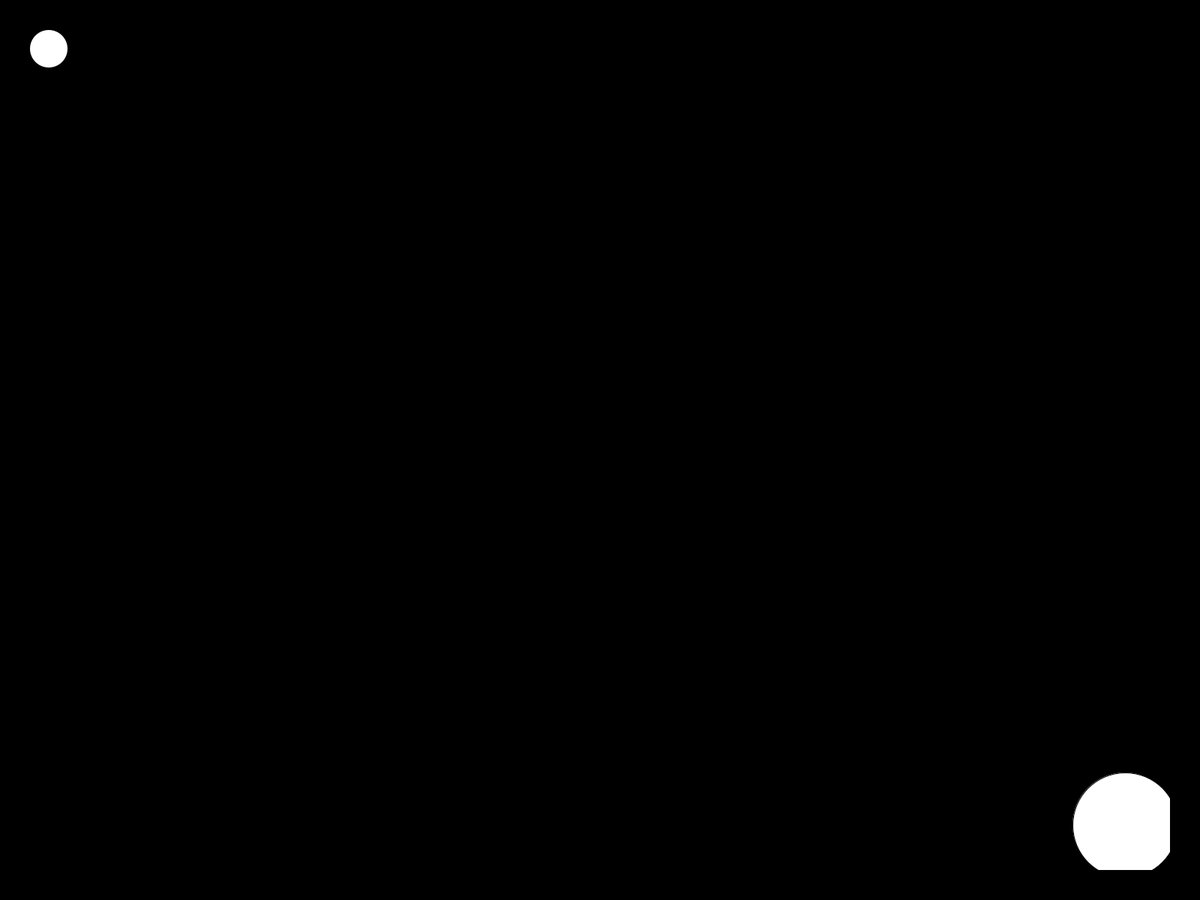
Frame 1 (no input)
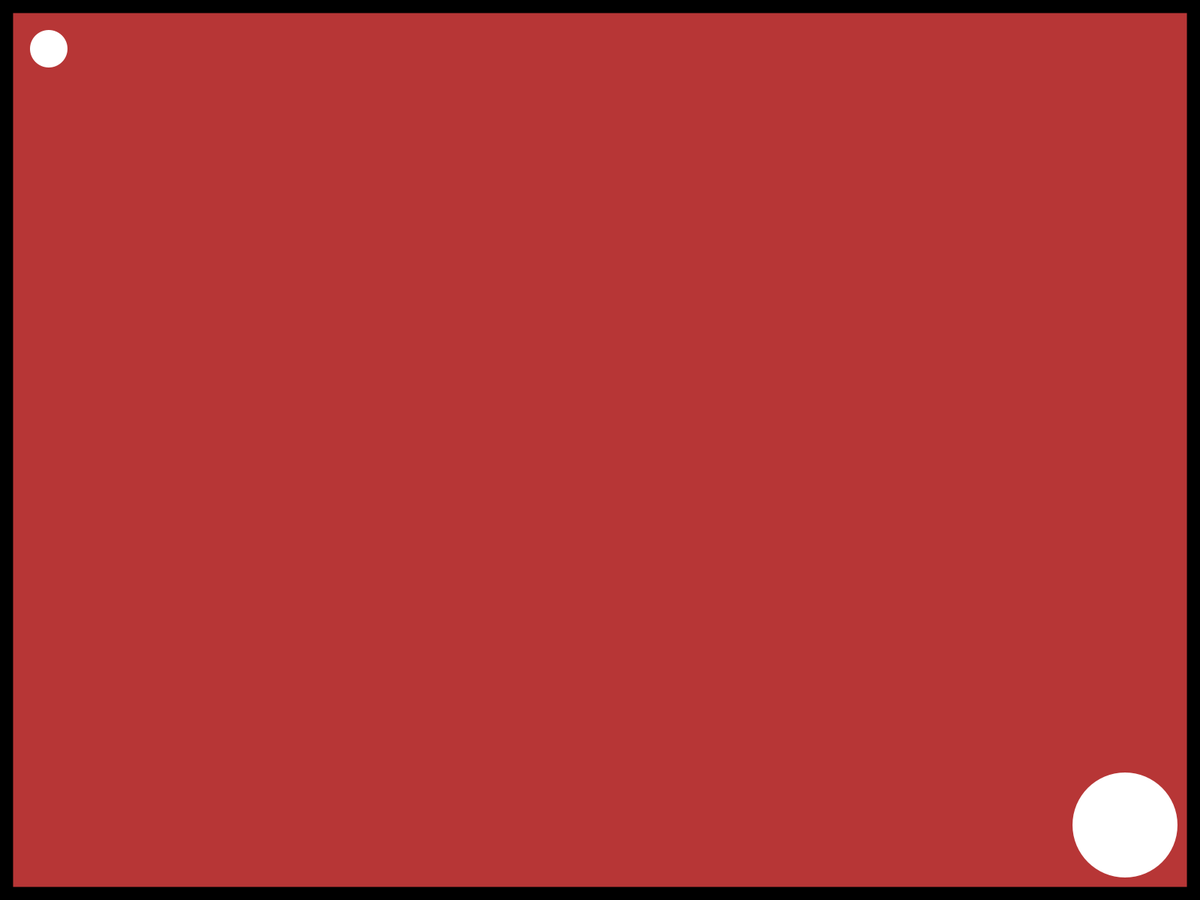
Frame 60 (the mouse pressed at the canvas centre just before this capture)
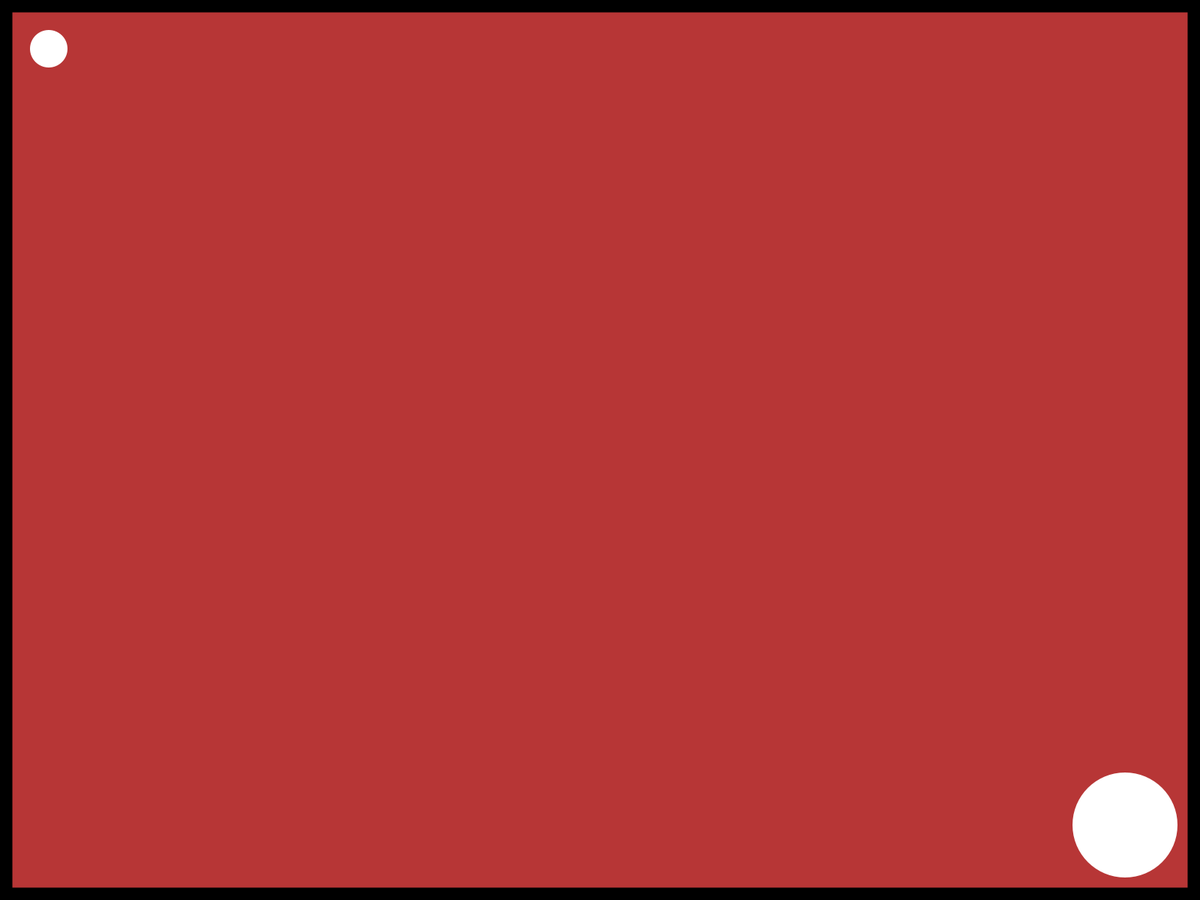
Frame 120 (the mouse held since frame 60 and released just before this capture)

The Processing sketch that drew these frames (run headless with seeded random() and noise(); from frame 60 on, the mouse is pressed at the canvas centre):

// Processing sketch: U2_UnitProject_MaxP
// ── U2_UnitProject_MaxP.pde
float x = width/2;
float y = height/2;
float wallWidth = 40;
int level = 1;
int gravityMode;
// gravity 0 : no gravity
// gravity 1 : downwards gravity
float gravY;
float gravX;
float R;
float G;
float B;
float C = 255;
boolean isSafe;
boolean locked1 = true;
boolean locked2 = true;


void setup()
{
  fullScreen();
}

void draw()
{
  background (R, G, B);
  levels();
  gameOver();
  walls();
  wallEffects();
  controls();
  gravity();
  fill (255);
  noStroke();
  ellipse (x, y, 50, 50);
}

void wallEffects()
{
  if (wallWidth <= 15)
  {
    wallWidth += 2;
  }
  else if (wallWidth >= 25)
  {
    wallWidth -= 2;
  }
  else
  {
    wallWidth = wallWidth + (random(-1,+1)); 
  } 
}

void controls()
{
  {
    if (keyPressed == true)
    {
      if (keyCode == RIGHT)
      {
        x = x +10 + gravX;
      }      
      if (keyCode == LEFT)
      {
        x = x -10 - gravX;
      }    
      if (keyCode == UP)
      {
        y = y -10 - gravY;
      }  
      if (keyCode == DOWN)
      {
        y = y +10 + gravX;
      }  
    }
  }
}


void walls()
{  
  fill (C);
  //top wall
  rect (0,0, width, wallWidth);
  //left wall
  rect (0,0, wallWidth, height);
  //bottom wall
  rect (0,height -wallWidth, width, wallWidth);
  //right wall
  rect (width -wallWidth, 0, wallWidth, height);
  
  //top wall
  if (y -25 <= wallWidth)
  {
    y = wallWidth +25;
  }
  
  //left wall  
  if (x -25 <= wallWidth)
  {
    x = wallWidth +25;
  } 
  
  //bottom wall
  if (y + 25 >= height - wallWidth)
  {
    y = height - wallWidth -25;
  }
  
  //right wall
  if (x +25 >= width - wallWidth) 
  {
    x = width - wallWidth -25;
  }
}

void gravity()
{
 if (gravityMode == 0)
 {
   gravX = 0;
   gravY = 0;
 }
 else if (gravityMode == 1)
 {
   gravY = 8;
   gravX = 0; 
 }
 else if (gravityMode == 2)
 {
   gravY = -8;
   gravX = 0; 
 }
 else if (gravityMode == 3)
 {
   gravY = 0;
   gravX = 8;
 }
 else if (gravityMode == 4)
 {
   gravY = 0;
   gravX = -8;
 }
 
 y = y + gravY;
 x = x + gravX;
  
}


void levels()
{
  if (level == 1)
  {
    R = 183;
    G = 54;
    B = 54;
    C = 0;
    
    isSafe = true;
    
    float goalX = width - 100;
    float goalY = height - 100;
    ellipse (goalX, goalY, 140, 140);
    
    if (dist (x, y, goalX, goalY) <= 95 && mousePressed == true)
    {
      level = 2;
    }
  }  
  
  
  if (level == 2)
  {
    R = 200;
    G = 90;
    B = 0;
    C = 0;
    
    fill (225);
    rect (width -200, 400, 200 - wallWidth, 500 -wallWidth);
    rect (0, 400, width, 100);
    rect (0, 0, 190, 420);
    
    if (x >= width - 200 && y >= 400)
    {
      isSafe = true;
    }
    else if(y >= 400 && y <= 500)
    {
      isSafe = true;
    }
    else if (x <= 190 && y <= 500)
    {
      isSafe = true;
    }
    else
    {
      isSafe = false;
    }
     
     
    fill (C);
    float goalX = 100;
    float goalY = 100;
    ellipse (goalX, goalY, 140, 140);
    
    if (dist (x, y, goalX, goalY) <= 95 && mousePressed == true)
    {
      level = 3;
    }
  }
  
  
  if (level == 3)
  {
    R = 142;
    G = 44;
    B = 255;
    C = 245;
    
    
    fill (0);
    rect (0, 0, 190, 190);
    rect (0,0, width, 80);
    rect (width - 80, 0, 80, height);
    rect (400, 600, 180, 180);
    
    if (locked1 == true)
      {
        fill (random (0,255), random (0,255), random (0,255));
        ellipse (width - 50, height - 50, 30, 30);
        if (dist( x, y, width - 50, height - 50)<= 45)
      {
        locked1 = false;
      }
    }
    
    if (x <= 190 && y <= 190)
    {
      isSafe = true;
    }   
    else if (y <= 80)
    {
      isSafe = true;
    }
    else if (x >= width-80)
    {
      isSafe = true;
    }
    else if (x <= 580 && x >= 400 && y >= 600 & y <= 780)
    {
      isSafe = true;
    }
    else
    {
      isSafe = false;
    }
    if (locked1 == false)
    {
      rect (400, 80, 60, height- 200);
      if (x >= 400 & x <= 480 && y <= height - 200)
      {
        isSafe = true;
      }
    }

      
    fill (C);
    float goalX = 490;
    float goalY = 690;
    ellipse (goalX, goalY, 140, 140);
    
    if (dist (x, y, goalX, goalY) <= 95 && mousePressed == true)
    {
      level = 4;
    }
  }
  
  
  if (level == 4)
  {    
    R = 255;
    G = 104;
    B = 77;
    C = 25;
    
    gravityMode = 1;
    
    fill (225);
    rect (400, 500, 180, 380 + wallWidth);
    rect (580, 500, 80, 180);
    rect (640, 500, 60, 380 + wallWidth);
    rect (680, 680, 100, 200 + wallWidth);
    rect (760, 500, 180, 380 + wallWidth);
    rect (940, 500, 500, 320);
    rect (1000, 820, 60, 60 + wallWidth);
    rect (1120, 820, 60, 60 + wallWidth);
    rect (1240, 820, 60, 60 + wallWidth);
    rect (1360, 320, 60 + wallWidth, 560 + wallWidth);
    rect (400, 320, 960 + wallWidth, 180);
    rect (400, wallWidth, 760, 320);
    rect (0, 280, 400, 600 + wallWidth);
    rect (300, 0, 50, 300);
    
    if (locked2 == true)
      {
        fill (random (0,255), random (0,255), random (0,255));
        ellipse (325, 50, 30, 30);
        if (dist( x, y, 325, 50)<= 45)
      {
        locked2 = false;
      }
    }
    
    if (locked2 == false)
    {
      rect (1160, wallWidth, 300, 300);
      if (x >= 1160 && y <= height - 200)
      {
        isSafe = true;
      }
    }
    
    if (x <= 580 && x >= 400 && y >= 520)
    {
      isSafe = true;
    }
    else if (x <= 640 && x >= 580 && y >= 520 && y <= 580)
    {
      isSafe = true;
    }
    else if (x <= 700 && x >= 640 && y >= 520)
    {
      isSafe = true;
    }
    else if (x <= 740 && x >= 680 && y >= 500)
    {
      isSafe = true;
    }
    else if (x <= 940 && x >= 760 && y >= 500)
    {
      isSafe = true;
    }
    else if (x >= 940 && y >= 500 && y <= 820)
    {
      isSafe = true;
    }
    else if (x <= 1060 && x >= 1000 && y >= 820)
    {
      isSafe = true;
    }
    else if (x <= 1120 && x >= 1060 && y >= 820)
    {
      isSafe = true;
    }
    else if (x <= 1240 && x >= 1180 && y >= 820)
    {
      isSafe = true;
    }
    else if (x <= 1360 && x >= 1240 && y >= 820)
    {
      isSafe = true;
    }
    else if (x <= 400 && y >= 280)
    {
      isSafe = true;
    }
    else if (x <= 350 && x >= 300 && y <= 300)
    {
      isSafe = true;
    }
    else
    {
      isSafe = false;
    }
    
    fill (C);
    
    rect (400, 450, 960, 50);
    
    if (x <= 1360 && x >= 390 && y >= 480 && y <= 500)
    {
      y = 500;
    }
    if (x <= 1360 && x >= 1340 && y >= 450 && y <= 500)
    {
      x = 1360;
    }
    if (x <= 1360 && x >= 390 && y <= 470 && y >= 450)
    {
      y = 450;
    }
    
    rect (450, 270, 960 + wallWidth, 50);
    
    if (x >= 450 && y >= 300 && y <= 320)
    {
      y = 320;
    }
    if (x >= 450 && y <= 290 && y >= 270)
    {
      y = 270;
    }
    if (x >= 450 && x <= 470 && y >= 270 && y <= 320)
    {
      x = 450;
    }
    
    rect (350, 0, 50, 760);
    
    if (x >= 350 && x <= 370 && y <= 760)
    {
      x = 350;
    }
    if (x >= 380 && x <= 400 && y <= 760)
    {
      x = 400;
    }
    if (x >= 350 && x <= 400 && y <= 760 && y >= 740)
    {
      y = 760;
    }
    
    rect (0, 680, 100, 50);
    if (x <= 100 && y >= 680 && y <= 700)
    {
      y = 680;
    }
    if (x <= 100 && y >= 710 && y <= 730)
    {
      x = 100;
    }
    if (x <= 100 && y <= 730 && y >= 710)
    {
      y = 730;
    }
    
    rect (150, 480, 100, 50);
    if (x <= 250 && x >= 150 && y >= 480 && y <= 500)
    {
      y = 480;
    }
    if (x <= 170 && x >= 150 && y >= 480 && y <= 500)
    {
      x = 150;
    }
    if (x <= 250 && y <= 150 && y >= 510 && y <= 530)
    {
      y = 530;
    }
    
    rect (300, 380, 100, 50);
    if (x <= 400 && x >= 300 && y >= 380 && y <= 400)
    {
      y = 380;
    }
    if (x <= 320 && x >= 300 && y >= 380 && y <= 400)
    {
      x = 300;
    }
    if (x <= 400 && x >= 300 && y >= 410 && y <= 430)
    {
      y = 430;
    }
    
    
    
    float goalX = 1290;
    float goalY = 140;
    ellipse (goalX, goalY, 140, 140);
    
    if (dist (x, y, goalX, goalY) <= 95 && mousePressed == true)
    {
      level = 5;
    }
  }
  
  
  if (level == 5)
  {
    gravityMode = 0;
    R = 127 + (random(-2,2));
    G = 127 + (random(-2,2));
    B = 127 + (random(-2,2));
    C = 127 + (random(-2,2));
    
    if (x <= 580 && x >= 400 && y >= 600)
    {
      isSafe = true;
    }
    else
    {
      isSafe = true;
    }
    
    fill (0);
    float goalX = random(95,width - 95);
    float goalY = random(95,height - 95);
    ellipse (goalX, goalY, 100, 100);
    
    if (dist (x, y, goalX, goalY) <= 45 && mousePressed == true)
    {
      level = 6;
    }
  }
  
  if (level == 6)
  {
    R = 0;
    G = 0;
    B = 0;
    C = 255; 
    
    gravityMode = 0;
    textSize(60);
    text ("YOU DID A WIN", 100, 100);
    
  }
}



void gameOver()
{
  if (isSafe == false)
  {
   // level = 0;
  }
  println (isSafe);
  
  if (level == 0)
  {
    R = 0;
    G = 0;
    B = 0;
    C = 255; 
    
    gravityMode = 0;
    
    text ("press space to restart", width/2, height/2);
    
    if (keyCode == ' ')
    {
      level = 1;
    }
  }
}
